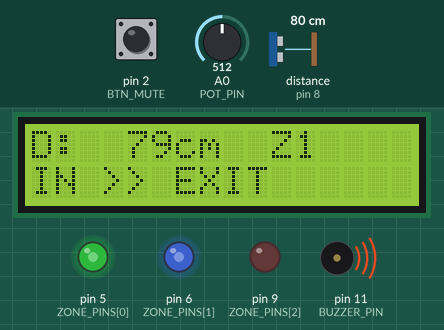
The sketch below on a simulated Arduino Uno, built with avr-gcc and run on an emulated ATmega328P. Shown: 16×2 character LCD, output pins drawn as LEDs (lit = HIGH), buzzer (waves = sounding). Wiring (from diagram.json): ultrasonic range finder: trigger pin 7; echo pin 8. The test bench sets the inputs (shaded band); at power-on: distance to the obstacle (sensor on pin 8) 80 cm, pin 2 (BTN_MUTE) HIGH, A0 (POT_PIN) = 512. The echo pulse lasts 58.3 µs per cm; pins used as bus, display or sensor lines are not drawn; what the sketch prints to the serial monitor is not drawn.

Above: at 2.2 s.
2.3 s: distance to the obstacle (sensor on pin 8) set to 2 cm
At 4.4 s:
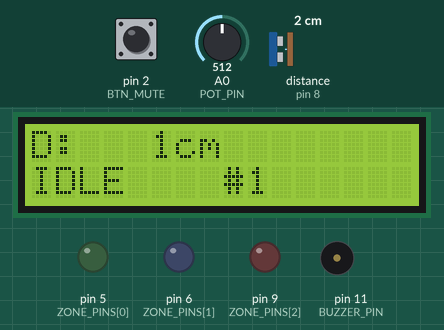
5.3 s: distance to the obstacle (sensor on pin 8) set to 10 cm
At 6.5 s:
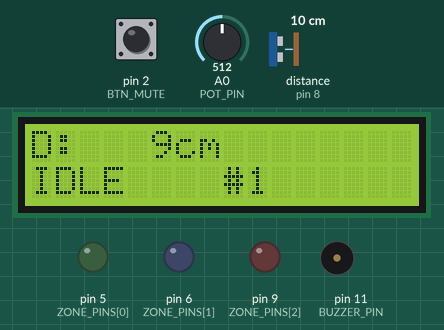
7.1 s: distance to the obstacle (sensor on pin 8) set to 13 cm
At 7.9 s:
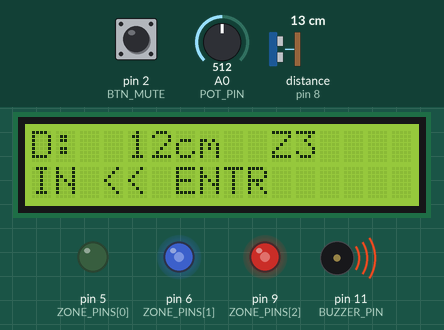
9.5 s: pin 2 (BTN_MUTE) pulled LOW for 0.15 s
At 10.5 s:
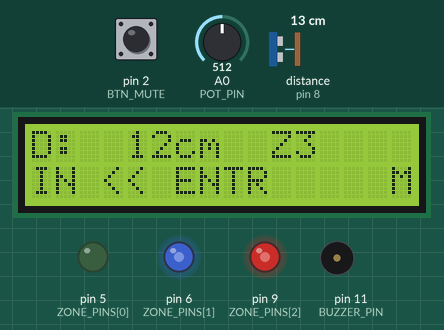
12.6 s: distance to the obstacle (sensor on pin 8) set to 250 cm
At 15.3 s:
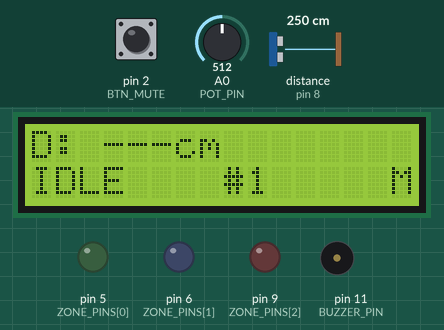
15.6 s: distance to the obstacle (sensor on pin 8) set to 107 cm
At 17.6 s:
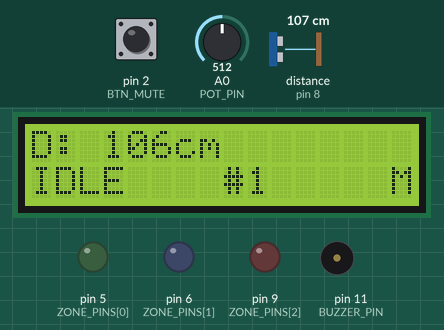
18.2 s: distance to the obstacle (sensor on pin 8) set to 99 cm
Timing chart, 0 to 21.0 s (numbered marks = the images above; inputs shaded):
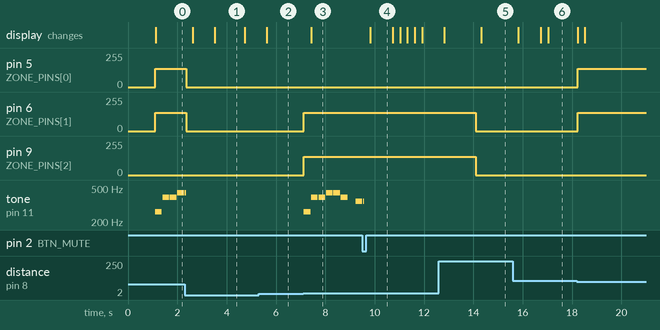

The sketch:

sketch.ino
```cpp
/*
 * 터널 멜로디 거리 램프 워크북 — 완성 코드 (Arduino UNO / ESP32 공용)
 * ------------------------------------------------------------------
 * 터널 모형(길이 100 cm) 양쪽 벽에 LED 를 3구간(입구·중간·출구)으로 배치하고,
 * 출구 쪽 벽에 초음파 센서를 터널 안쪽을 향하게 설치한다 → 측정 거리 = 사람의 위치.
 *
 *   [입구]  Z1(70~100cm)  |  Z2(40~70cm)  |  Z3(10~40cm)  [출구·센서]
 *
 * 동작
 *   - 사람이 터널에 들어오면 멜로디 시작, 사람이 있는 구간 + 진행 방향 앞 구간 LED ON
 *   - 지나온 구간 LED 는 OFF
 *   - 반대편 끝으로 빠져나가면(통과) 멜로디 정지, LED 모두 OFF
 *   - 중간에 되돌아가 사라지면(1.5초간 감지 없음) 대기 상태로 복귀
 * 가변저항 = LED 밝기(ADC → PWM), 버튼 = 멜로디 음소거, I2C LCD = 거리·구간·상태 표시
 */
#include <Wire.h>
#include <LiquidCrystal_I2C.h>

#if defined(ESP32)
const int TRIG_PIN = 5, ECHO_PIN = 19;           // ECHO 는 5V → 분압 필요 (워크북 참고)
const int ZONE_PINS[3] = {25, 26, 27};           // Z1 입구, Z2 중간, Z3 출구 (각 핀에 좌·우 LED 2개)
const int BUZZER_PIN = 23, POT_PIN = 34, BTN_MUTE = 13;
const int ADC_MAX = 4095;
#else
const int TRIG_PIN = 7, ECHO_PIN = 8;
const int ZONE_PINS[3] = {5, 6, 9};              // PWM 핀 (D3·D11 은 tone() 때문에 PWM 불가)
const int BUZZER_PIN = 11, POT_PIN = A0, BTN_MUTE = 2;
const int ADC_MAX = 1023;
#endif

LiquidCrystal_I2C lcd(0x27, 16, 2);

// ---------- 터널 모형 ----------
const int TUNNEL_CM = 100;                       // 센서 ~ 입구 거리
const int EXIT_CM = 10;                          // 이보다 가까우면 출구 통과
const unsigned long PING_MS = 60;                // 초음파 측정 주기 (60 ms 이상 권장)
const unsigned long LOST_MS = 1500;              // 이 시간 동안 감지 없으면 사라진 것으로 판단
const unsigned long CLEAR_MS = 1000;             // 통과 후 터널이 비었다고 판단하는 시간

enum State { ST_IDLE, ST_IN, ST_PASSED };
const char* STATE_NAME[] = {"IDLE", "IN", "PASSED"};
State state = ST_IDLE;
int dir = +1;                                    // +1: 입구→출구(센서 쪽), -1: 출구→입구
int zone = -1;                                   // 0=Z1, 1=Z2, 2=Z3
long distCm = -1;
int brightness = 255, passCount = 0;
bool muted = false;
unsigned long lastPingMs = 0, lastSeenMs = 0, clearStartMs = 0, lastLcdMs = 0, lastPrintMs = 0;

// ---------- 멜로디 (반짝반짝 작은 별, 논블로킹 반복) ----------
const int MELODY[] = {262, 262, 392, 392, 440, 440, 392, 0,
                      349, 349, 330, 330, 294, 294, 262, 0};
const int MELODY_LEN = sizeof(MELODY) / sizeof(MELODY[0]);
const unsigned long BEAT_MS = 300;
bool melodyOn = false;
int noteIdx = 0;
unsigned long noteStartMs = 0;

void playNote() {
  int f = MELODY[noteIdx];
  if (f > 0 && !muted) tone(BUZZER_PIN, f, BEAT_MS * 9 / 10);   // 90 % 만 울려 음 사이를 끊음
  else noTone(BUZZER_PIN);
}
void melodyStart() { melodyOn = true; noteIdx = 0; noteStartMs = millis(); playNote(); }
void melodyStop()  { melodyOn = false; noTone(BUZZER_PIN); }
void melodyUpdate(unsigned long now) {
  if (!melodyOn || now - noteStartMs < BEAT_MS) return;
  noteStartMs = now;
  noteIdx = (noteIdx + 1) % MELODY_LEN;
  playNote();
}

// ---------- 버튼 ----------
bool btnStable = HIGH, btnLastRead = HIGH;
unsigned long btnChangedMs = 0;
bool mutePressed() {
  bool r = digitalRead(BTN_MUTE);
  if (r != btnLastRead) { btnLastRead = r; btnChangedMs = millis(); }
  if (millis() - btnChangedMs > 30 && r != btnStable) { btnStable = r; return btnStable == LOW; }
  return false;
}

// ---------- 초음파 거리 ----------
long readDistanceCm() {
  digitalWrite(TRIG_PIN, LOW);  delayMicroseconds(2);
  digitalWrite(TRIG_PIN, HIGH); delayMicroseconds(10);       // 10 us 트리거 펄스
  digitalWrite(TRIG_PIN, LOW);
  unsigned long us = pulseIn(ECHO_PIN, HIGH, 12000UL);       // 최대 약 2 m 까지만 기다림
  if (us == 0) return -1;                                    // 반사 없음
  return (long)(us * 0.0343 / 2.0);                          // 음속 343 m/s, 왕복 ÷2
}

int zoneOf(long d) {                             // 거리 → 구간 (양자화)
  if (d > 70) return 0;                          // Z1 입구
  if (d > 40) return 1;                          // Z2 중간
  return 2;                                      // Z3 출구
}

// ---------- 상태 전환 ----------
void enterTunnel(long d, unsigned long now) {
  zone = zoneOf(d);
  dir = (zone == 2) ? -1 : +1;                   // 센서 쪽에서 들어오면 반대 방향
  state = ST_IN; lastSeenMs = now;
  melodyStart();
  Serial.print(F("# 진입 ")); Serial.print(d); Serial.print(F("cm Z")); Serial.print(zone + 1);
  Serial.println(dir > 0 ? F(" 방향: 입구→출구") : F(" 방향: 출구→입구"));
}

void passTunnel(unsigned long now) {
  state = ST_PASSED; clearStartMs = now; passCount++;
  melodyStop();
  Serial.print(F("# 통과 완료! 멜로디 정지 (누적 ")); Serial.print(passCount); Serial.println(F("명)"));
}

void lostTunnel() {
  state = ST_IDLE; zone = -1;
  melodyStop();
  Serial.println(F("# 감지 사라짐 → 대기 (되돌아감)"));
}

void updateState(unsigned long now) {
  bool inTunnel = (distCm > EXIT_CM && distCm <= TUNNEL_CM);
  switch (state) {
    case ST_IDLE:
      if (inTunnel) enterTunnel(distCm, now);
      break;
    case ST_IN:
      if (inTunnel) {
        int z = zoneOf(distCm);
        if (z != zone) { zone = z; Serial.print(F("# 구간 Z")); Serial.println(zone + 1); }
        lastSeenMs = now;
      } else if (dir > 0 && distCm > 0 && distCm <= EXIT_CM) {
        passTunnel(now);                                       // 출구(센서 앞)에 도착
      } else if (dir < 0 && distCm > TUNNEL_CM) {
        passTunnel(now);                                       // 입구 밖으로 나감
      } else if (now - lastSeenMs >= LOST_MS) {
        int exitZone = (dir > 0) ? 2 : 0;
        if (zone == exitZone) passTunnel(now); else lostTunnel();
      }
      break;
    case ST_PASSED:
      if (inTunnel) clearStartMs = now;                        // 아직 터널 안에 무언가 있음
      else if (now - clearStartMs >= CLEAR_MS) { state = ST_IDLE; zone = -1; Serial.println(F("# 대기")); }
      break;
  }
}

// ---------- 출력 ----------
void updateLeds() {
  for (int z = 0; z < 3; z++) {
    bool on = (state == ST_IN) && (z == zone || z == zone + dir);   // 현재 구간 + 앞 구간
    analogWrite(ZONE_PINS[z], on ? brightness : 0);
  }
}

void lcdLine(uint8_t row, const char* text) {
  char buf[17];
  snprintf(buf, sizeof(buf), "%-16s", text);
  lcd.setCursor(0, row); lcd.print(buf);
}

void updateLcd() {
  char l1[17], l2[17], st[16];
  if (distCm < 0) snprintf(l1, sizeof(l1), "D: ---cm");
  else if (state == ST_IN) snprintf(l1, sizeof(l1), "D:%4ldcm  Z%d", distCm, zone + 1);
  else snprintf(l1, sizeof(l1), "D:%4ldcm", distCm);
  if (state == ST_IN)          snprintf(st, sizeof(st), "IN %s", dir > 0 ? ">> EXIT" : "<< ENTR");
  else if (state == ST_PASSED) snprintf(st, sizeof(st), "PASSED! #%d", passCount);
  else                         snprintf(st, sizeof(st), "IDLE    #%d", passCount);
  snprintf(l2, sizeof(l2), "%-15s%c", st, muted ? 'M' : ' ');
  lcdLine(0, l1); lcdLine(1, l2);
}

void setup() {
  Serial.begin(115200);
#if defined(ESP32)
  analogReadResolution(12);
#endif
  pinMode(TRIG_PIN, OUTPUT); pinMode(ECHO_PIN, INPUT);
  for (int z = 0; z < 3; z++) pinMode(ZONE_PINS[z], OUTPUT);
  pinMode(BTN_MUTE, INPUT_PULLUP);
  lcd.init(); lcd.backlight();
  lcdLine(0, "Tunnel Lamp");
  lcdLine(1, "Week5 Workbook");
  Serial.println(F("# 터널 멜로디 거리 램프 완성 코드"));
  delay(1000);                                   // 시작 화면 (setup 에서만 사용)
}

void loop() {
  unsigned long now = millis();

  if (mutePressed()) {
    muted = !muted;
    if (muted) noTone(BUZZER_PIN);
    Serial.print(F("# 음소거 ")); Serial.println(muted ? F("ON") : F("OFF"));
  }

  if (now - lastPingMs >= PING_MS) {             // 60 ms 마다 거리 샘플링
    lastPingMs = now;
    distCm = readDistanceCm();
    brightness = map(analogRead(POT_PIN), 0, ADC_MAX, 20, 255);
    updateState(now);
  }

  melodyUpdate(now);
  updateLeds();

  if (now - lastLcdMs >= 300) { lastLcdMs = now; updateLcd(); }
  if (now - lastPrintMs >= 500) {
    lastPrintMs = now;
    Serial.print(F("d=")); Serial.print(distCm); Serial.print(F("cm 상태=")); Serial.print(STATE_NAME[state]);
    Serial.print(F(" 구간=")); if (zone < 0) Serial.print('-'); else { Serial.print('Z'); Serial.print(zone + 1); }
    Serial.print(F(" 밝기=")); Serial.println(brightness);
  }
}
```

Measured:
- the behaviour switches between 11 and 12 cm on distance to the obstacle (sensor on pin 8) (found by bisection; images 2 and 3)
- after the input at 2.3 s, pin 5 (ZONE_PINS[0]), pin 6 (ZONE_PINS[1]): 137/255 → 0/255 after 0.06 s; the display: first changes after 0.32 s (image 1 shows a later state)
- after the input at 5.3 s, the display: changes after 0.33 s (image 2)
- after the input at 7.1 s, pin 6 (ZONE_PINS[1]), pin 9 (ZONE_PINS[2]): 0/255 → 137/255 at once; tone on pin 11 (BUZZER_PIN): plays 262 Hz for 0.27 s, 392 Hz for 0.27 s, 392 Hz for 0.27 s, 440 Hz for 0.27 s, 440 Hz for 0.27 s, 392 Hz for 0.27 s … (7 notes in this stretch), starting at once; the display: changes after 0.33 s (image 3)
- after the input at 9.5 s, the display: changes after 0.33 s (image 4)
- after the input at 12.6 s, pin 6 (ZONE_PINS[1]), pin 9 (ZONE_PINS[2]): 137/255 → 0/255 after 1.5 s; the display: first changes after 0.23 s (image 5 shows a later state)
- after the input at 15.6 s, the display: changes after 0.23 s (image 6)
- after the input at 18.2 s, pin 5 (ZONE_PINS[0]), pin 6 (ZONE_PINS[1]): 0/255 → 137/255 at once
